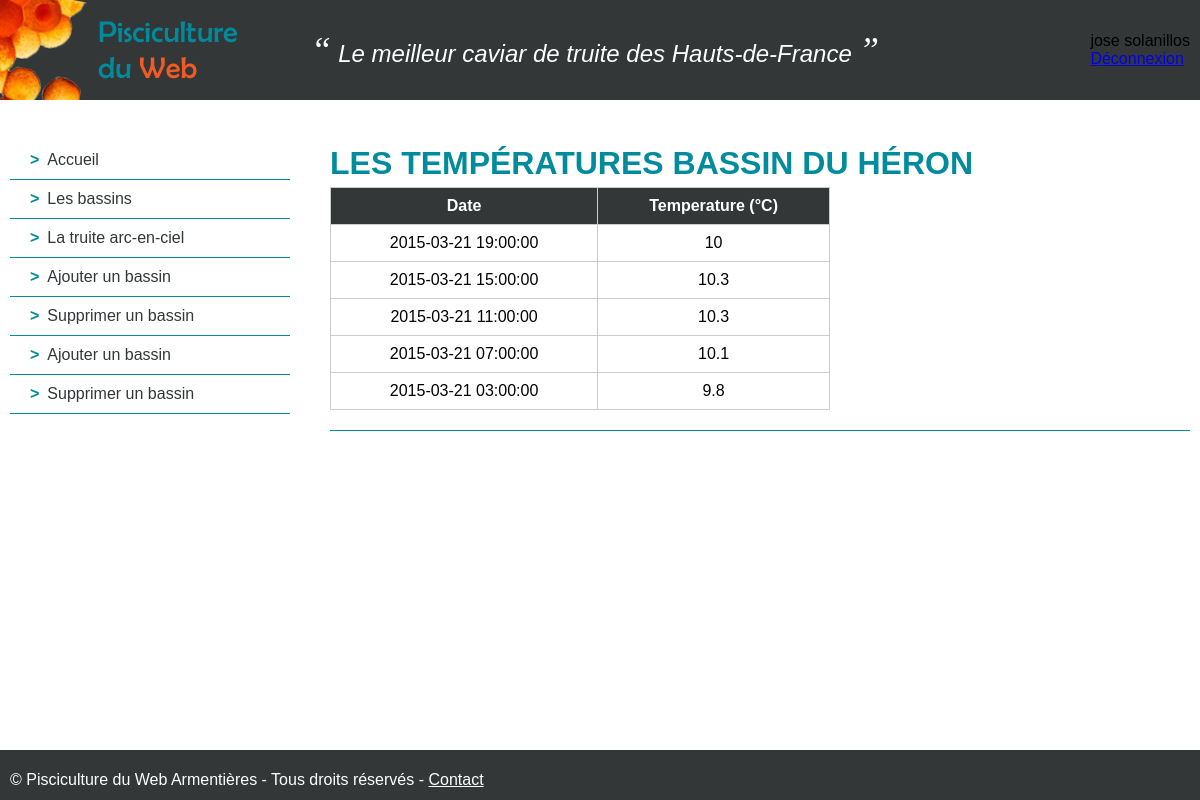
Page /temperatures.php?idbassin=2&nombassin=Bassin du Héron (signed in) on the committed database.
### tables this page shows
CREATE TABLE `temperature` (
  `idTemp` int(11) NOT NULL,
  `temp` float NOT NULL,
  `date` timestamp NOT NULL DEFAULT current_timestamp(),
  `idBassin` int(11) NOT NULL
);

### temperatures.php (the view, shortened to what this page needs)
<?php ob_start();
require_once "bdd/bddconfig.php";
$idBassin = 0;
$idok = isset($_GET['idbassin']);
$nomok = isset($_GET['nombassin']);
if (($idok == true) && ($nomok == true)) {
    $idBassin = intval(htmlspecialchars($_GET['idbassin']));
}
try {
    $objBdd = new PDO("mysql:host=$bddserver;
                       dbname=$bddname;
                       charset=utf8",
                       $bddlogin, $bddpass);
    $listeTemperatures = $objBdd->prepare("SELECT * FROM temperature
                        WHERE idBassin = :id
                        ORDER BY date DESC");
    $listeTemperatures->bindParam(':id', $idBassin, PDO::PARAM_INT);
    $listeTemperatures->execute();
} catch (Exception $prmE) {
    die('Erreur : ' . $prmE->getMessage());
}
?>
    <article class="art-main">
        <h1>Les températures <?php echo$_GET['nombassin']; ?></h1>
        <table class="tableTemperature">
            <thead>
                <tr>
                    <th>Date</th>
                    <th>Temperature (°C)</th>
                </tr>
            </thead>
            <tbody>
                <?php foreach ($listeTemperatures as $temperature){
                ?>
                <tr>
                  <td><?php echo $temperature['date']; ?></td>
                  <td><?php echo $temperature['temp']; ?></td>
                </tr>
                <?php  }
                ?>
            </tbody>
        </table>
    </article>
<?php
require_once "gabarit/template.php";
?>

### css/styles.css (style rules this page uses)
html, body { margin: 0; padding: 0; font-family: Arial, Verdana, sans-serif; font-size: 0.625rem; color: black; background-color: white; }
.art-main { display: flow-root; border-bottom: 0.1rem solid rgb(0, 140, 157); padding-bottom: 2rem; margin-bottom: 2rem; }
.art-main h1 { color: rgb(0, 140, 157); font-size: 3.2rem; text-transform: uppercase; margin-top: 1rem; margin-bottom: 0.5rem; }
.tableTemperature { border-collapse: collapse; width: 50rem; }
.tableTemperature th, .tableTemperature td { border: 1px solid #ccc; padding: 3px 0px 3px 0px; text-align: center; height: 3rem; }
.tableTemperature thead { background-color: rgb(51, 55, 56); color: white; }

### rows in the picture
temperature: date "2015-03-21 19:00:00", temp "10"
temperature: date "2015-03-21 15:00:00", temp "10.3"
temperature: date "2015-03-21 11:00:00", temp "10.3"
temperature: date "2015-03-21 07:00:00", temp "10.1"
temperature: date "2015-03-21 03:00:00", temp "9.8"

### other values in the picture
$ident "jose solanillos"
$_GET['nombassin'] "BASSIN DU HÉRON"
